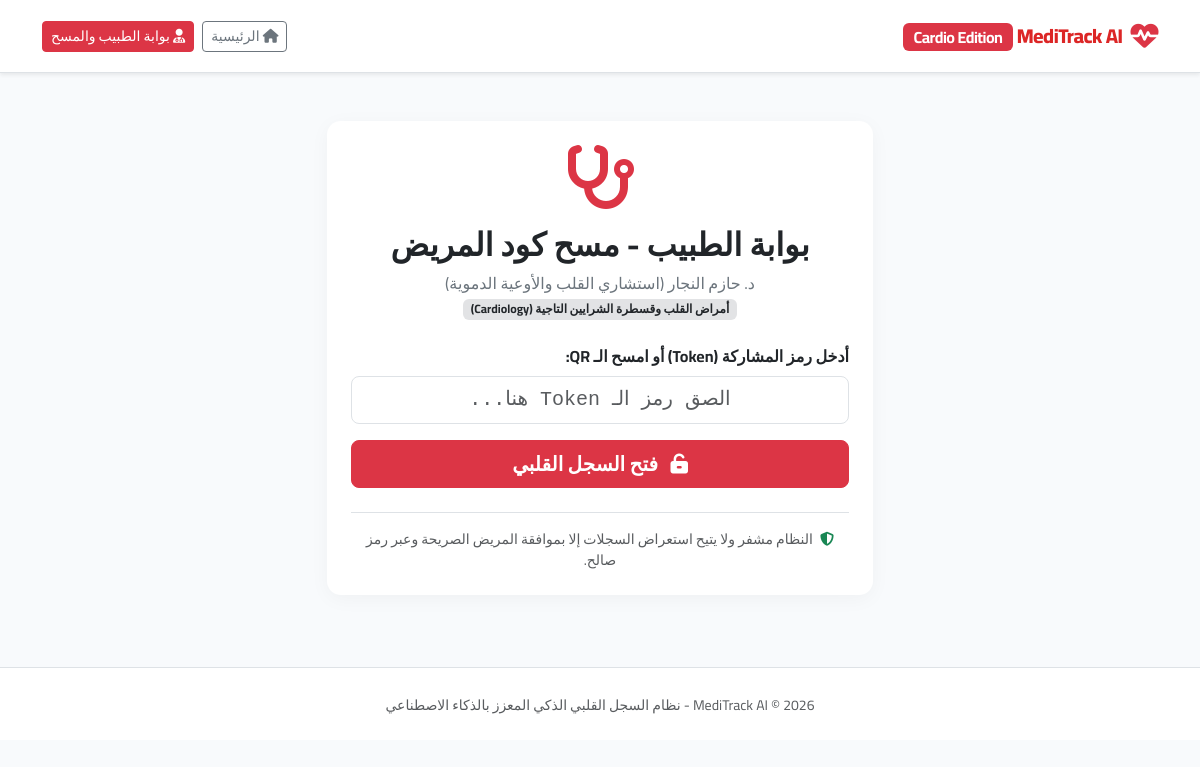
Screenshot of /doctor with the database file from the repository.
### app/models.py (models this page shows)
class User(db.Model):
    __tablename__ = 'users'
    id = db.Column(db.Integer, primary_key=True)
    username = db.Column(db.String(80), unique=True, nullable=False)
    password_hash = db.Column(db.String(200), nullable=False)
    role = db.Column(db.String(20), nullable=False)  # 'patient' or 'doctor'
    full_name = db.Column(db.String(120), nullable=False)
    created_at = db.Column(db.DateTime, default=datetime.utcnow)
    patient_profile = db.relationship('Patient', backref='user', uselist=False, cascade="all, delete-orphan")
    doctor_profile = db.relationship('Doctor', backref='user', uselist=False, cascade="all, delete-orphan")

class Doctor(db.Model):
    __tablename__ = 'doctors'
    id = db.Column(db.Integer, primary_key=True)
    user_id = db.Column(db.Integer, db.ForeignKey('users.id'), nullable=False)
    specialty = db.Column(db.String(100), default='Cardiology & Cardiovascular (أمراض القلب والأوعية الدموية)')
    clinic_address = db.Column(db.String(200), nullable=True)
    license_number = db.Column(db.String(50), nullable=True)
    visits = db.relationship('Visit', backref='doctor', lazy=True)

### app/routes.py (the view)
@main_bp.route('/doctor')
def doctor_dashboard():
    doctor = Doctor.query.first()
    return render_template('doctor_dashboard.html', doctor=doctor)

### app/templates/doctor_dashboard.html (shortened to what this page needs)
{% extends 'base.html' %}
{% block content %}
<div class="row justify-content-center">
    <div class="col-md-8 col-lg-6 text-center py-4">
        <div class="card card-custom p-4 bg-white">
            <i class="fa-solid fa-stethoscope text-danger mb-3" style="font-size: 4rem;"></i>
            <h2 class="fw-bold mb-2">بوابة الطبيب - مسح كود المريض</h2>
            <p class="text-secondary mb-4">
                {{ doctor.user.full_name }} <br>
                <span class="badge bg-secondary-subtle text-dark">{{ doctor.specialty }}</span>
            </p>
            <form action="/doctor/access" method="POST" class="mb-4">
                <div class="mb-3 text-start">
                    <label class="form-label fw-bold">أدخل رمز المشاركة (Token) أو امسح الـ QR:</label>
                    <input type="text" name="token" class="form-control form-control-lg text-center font-monospace" placeholder="الصق رمز الـ Token هنا..." required>
                </div>
                <button type="submit" class="btn btn-danger btn-lg w-100 fw-bold">
                    <i class="fa-solid fa-unlock-keyhole me-2"></i> فتح السجل القلبي
                </button>
            </form>
            <div class="border-top pt-3 text-muted small">
                <i class="fa-solid fa-shield-halved text-success me-1"></i> النظام مشفر ولا يتيح استعراض السجلات إلا بموافقة المريض الصريحة وعبر رمز صالح.
            </div>
        </div>
    </div>
</div>
{% endblock %}

### app/templates/base.html (style rules this page uses)
body { font-family: 'Cairo', sans-serif; background-color: #f8fafc; color: #1e293b; }
.card-custom { border: none; border-radius: 14px; box-shadow: 0 4px 20px rgba(0,0,0,0.04); transition: all 0.2s ease-in-out; }

### rows the page displays
User: user.full_name "د. حازم النجار (استشاري القلب والأوعية الدموية)"
Doctor: specialty "أمراض القلب وقسطرة الشرايين التاجية (Cardiology)"
